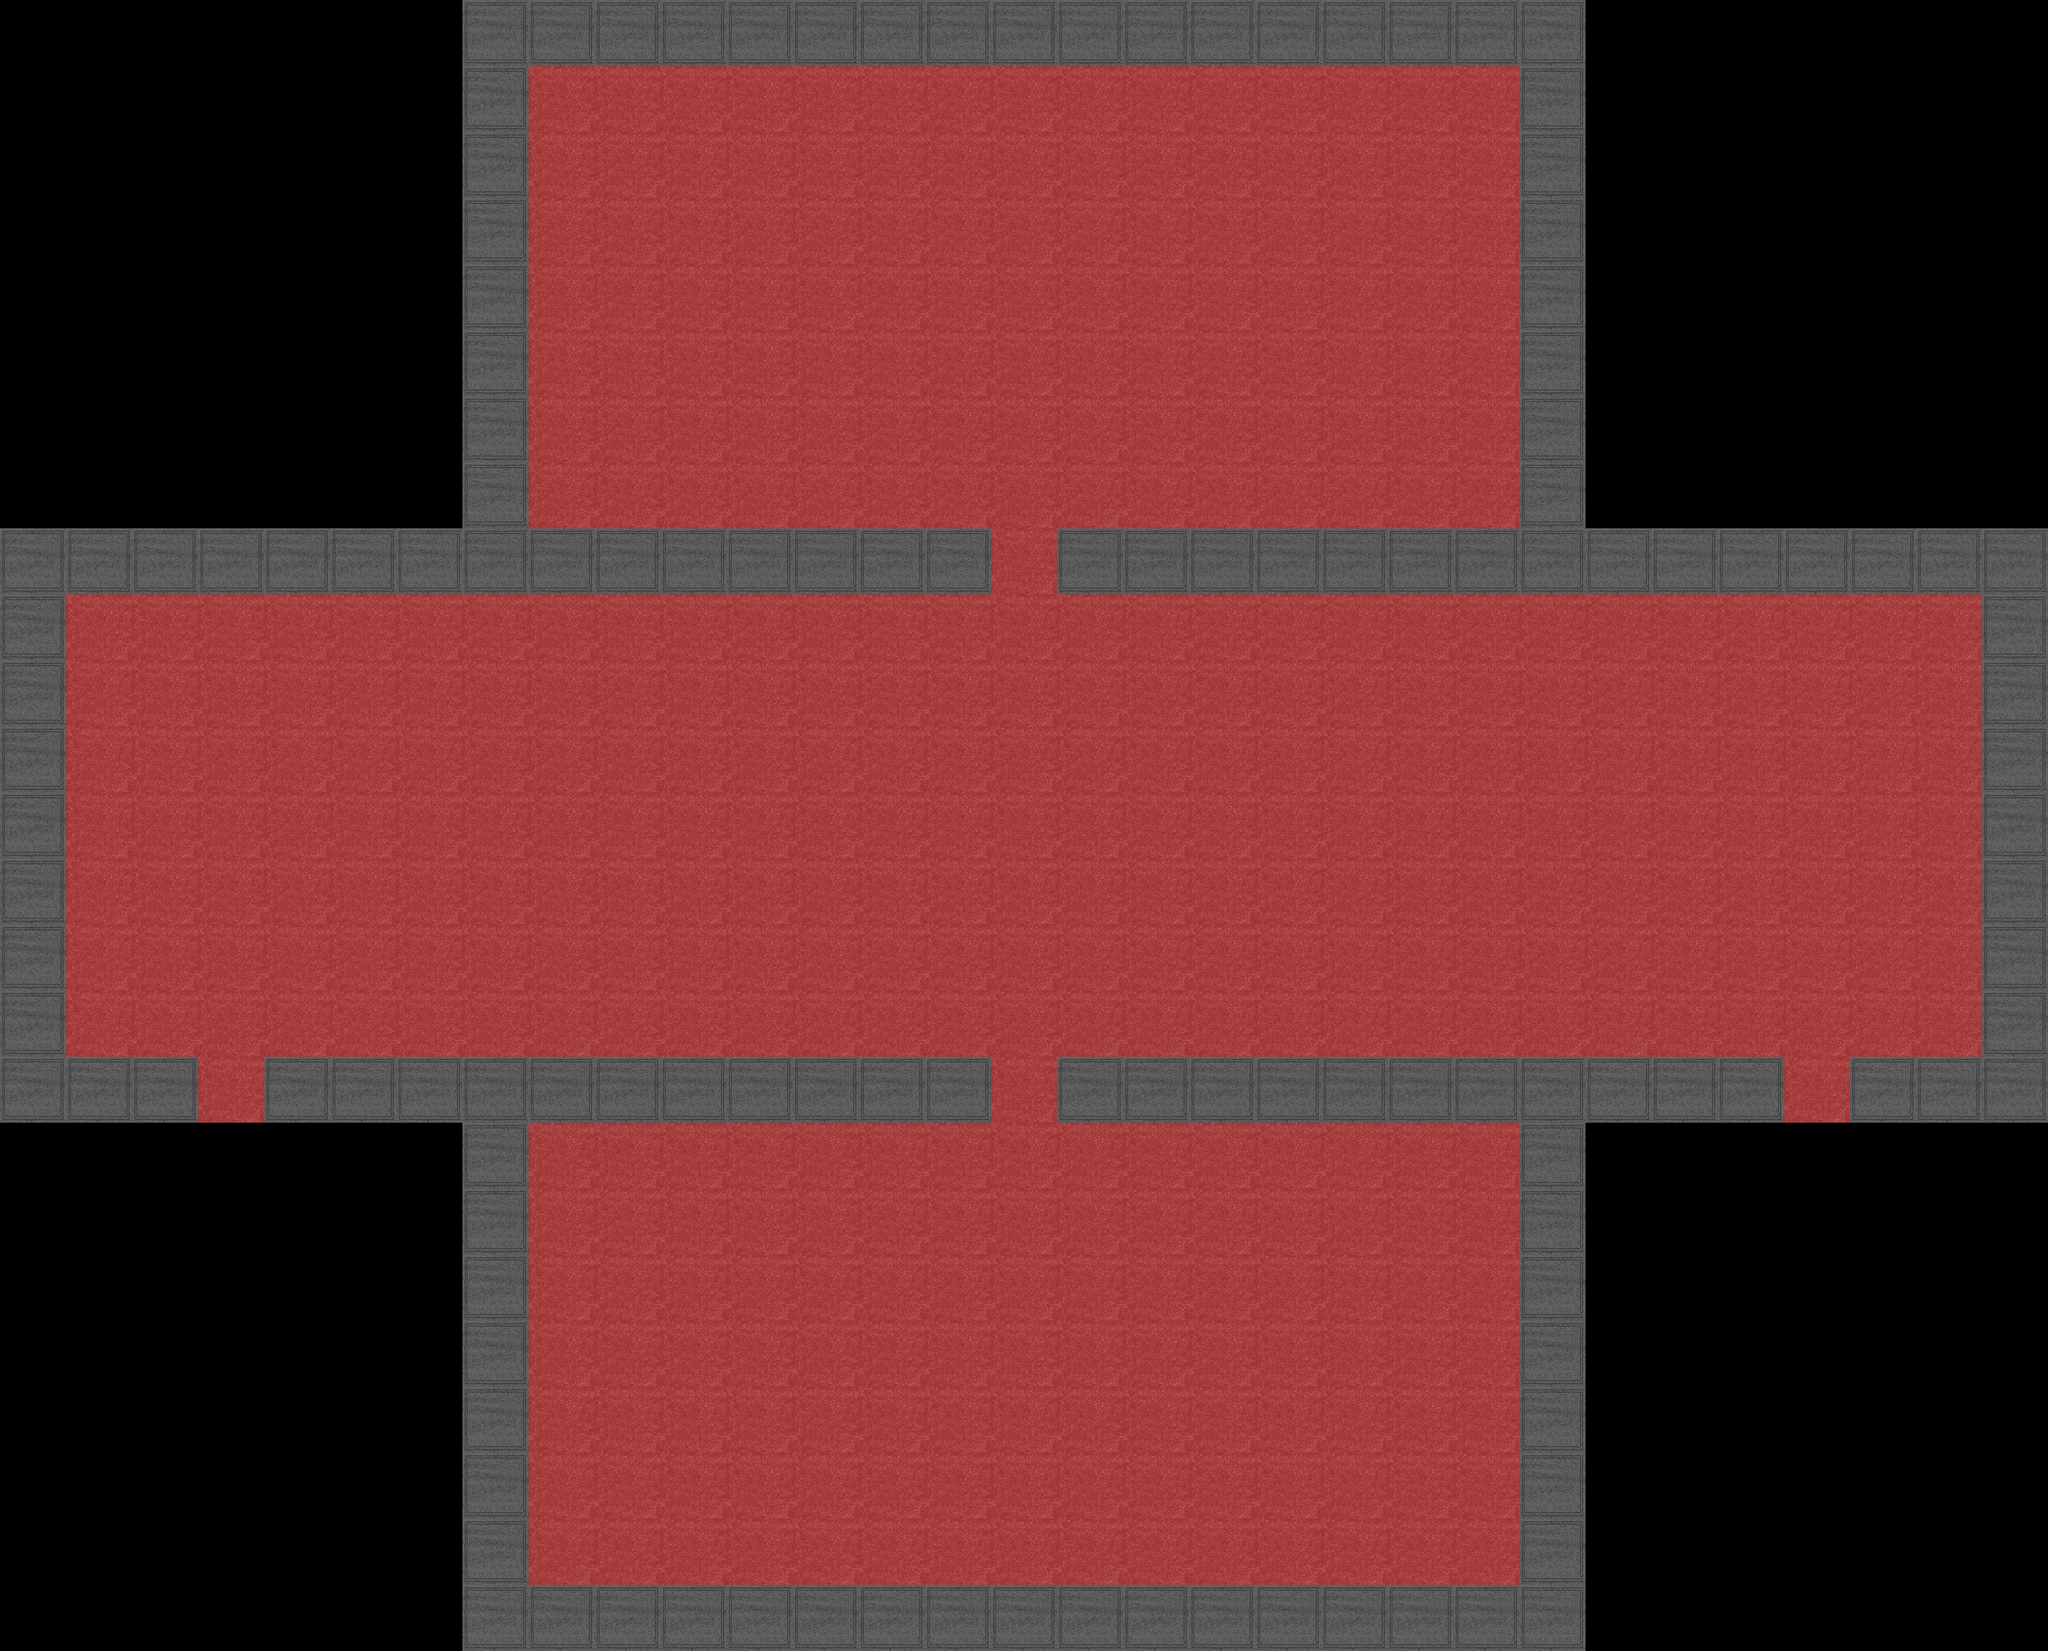

This is a level from a 2D game, rendered from its Tiled map with the project's own tilesets. A one-line summary and the map file follow, with tile-layer data summarised:
An orthogonal 31x25 tile map with 128x128 px tiles, 2 tile layers (floor, wall_tiles), 2 tilesets and 25 objects (4x Door, 3x MansionFloor, 2x Sign).

<map version="1.10" tiledversion="1.10.2" orientation="orthogonal" renderorder="right-down" width="31" height="25" tilewidth="128" tileheight="128" infinite="0" nextlayerid="7" nextobjectid="54">
 <properties>
  <property name="ambient_light" value="224,192,192" />
 </properties>
 <tileset firstgid="1" name="scarlet carpet texture" tilewidth="128" tileheight="128" tilecount="1" columns="1">
  <image source="../scarlet carpet texture.png" width="128" height="128" />
 </tileset>
 <tileset firstgid="2" name="block_wall" tilewidth="128" tileheight="128" tilecount="1" columns="1">
  <image source="../block_wall.png" width="128" height="128" />
 </tileset>
 <layer id="1" name="floor" width="31" height="25">
  <data>[775 cells, 551 non-empty, 1 distinct tile ids]</data>
 </layer>
 <layer id="2" name="wall_tiles" width="31" height="25">
  <data>[775 cells, 134 non-empty, 1 distinct tile ids]</data>
 </layer>
 <objectgroup id="3" name="walls">
  <object id="14" x="896" y="0" width="128" height="1152" />
  <object id="15" x="1024" y="1024" width="896" height="128" />
  <object id="16" x="2048" y="1024" width="1024" height="128" />
  <object id="17" x="2944" y="128" width="128" height="896" />
  <object id="18" x="1024" y="0" width="2048" height="128" />
  <object id="32" x="0" y="1024" width="896" height="128" />
  <object id="36" x="0" y="1152" width="128" height="1024" />
  <object id="37" x="128" y="2048" width="256" height="128" />
  <object id="38" x="512" y="2048" width="1408" height="128" />
  <object id="39" x="2048" y="2048" width="1408" height="128" />
  <object id="40" x="3072" y="1024" width="896" height="128" />
  <object id="41" x="3584" y="2048" width="384" height="128" />
  <object id="42" x="3840" y="1152" width="128" height="896" />
  <object id="43" x="896" y="2176" width="128" height="1024" />
  <object id="44" x="1024" y="3072" width="2048" height="128" />
  <object id="45" x="2944" y="2176" width="128" height="896" />
 </objectgroup>
 <objectgroup id="4" name="objects">
  <properties>
   <property name="dir" value="up" />
  </properties>
  <object id="29" name="remillias_room" type="Sign" x="1728" y="1920" width="128" height="128" />
  <object id="30" name="sakuyas_room" type="Sign" x="2112" y="1152" width="128" height="128" />
 </objectgroup>
 <objectgroup id="5" name="floor">
  <object id="51" type="MansionFloor" x="1024" y="128" width="1920" height="1024" />
  <object id="52" type="MansionFloor" x="128" y="1152" width="3712" height="896" />
  <object id="53" type="MansionFloor" x="1024" y="2048" width="1920" height="1024" />
 </objectgroup>
 <objectgroup id="6" name="doors">
  <object id="23" name="door1" type="Door" x="384" y="2048" width="128" height="128">
   <properties>
    <property name="dest" value="door3" />
    <property name="dest_map" value="mansion_f1" />
    <property name="dir" value="up" />
    <property name="stairs" value="true" />
   </properties>
  </object>
  <object id="24" name="door2" type="Door" x="3456" y="2048" width="128" height="128">
   <properties>
    <property name="dest" value="door4" />
    <property name="dest_map" value="mansion_f1" />
    <property name="dir" value="up" />
    <property name="stairs" value="true" />
   </properties>
  </object>
  <object id="25" name="door4" type="Door" x="1920" y="2048" width="128" height="128">
   <properties>
    <property name="locked" value="true" />
   </properties>
  </object>
  <object id="26" name="door3" type="Door" x="1920" y="1024" width="128" height="128">
   <properties>
    <property name="locked" value="true" />
   </properties>
  </object>
 </objectgroup>
</map>
